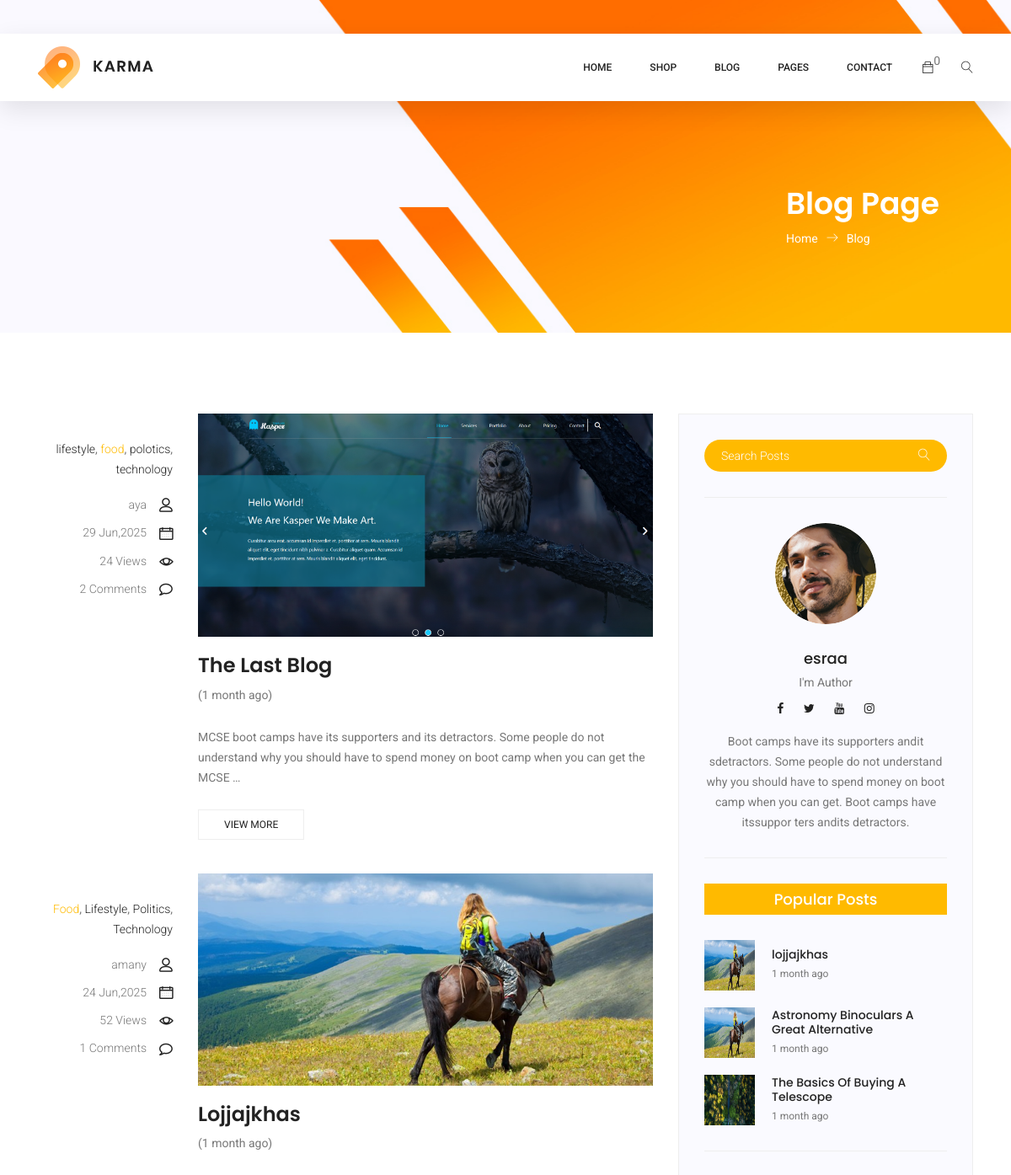
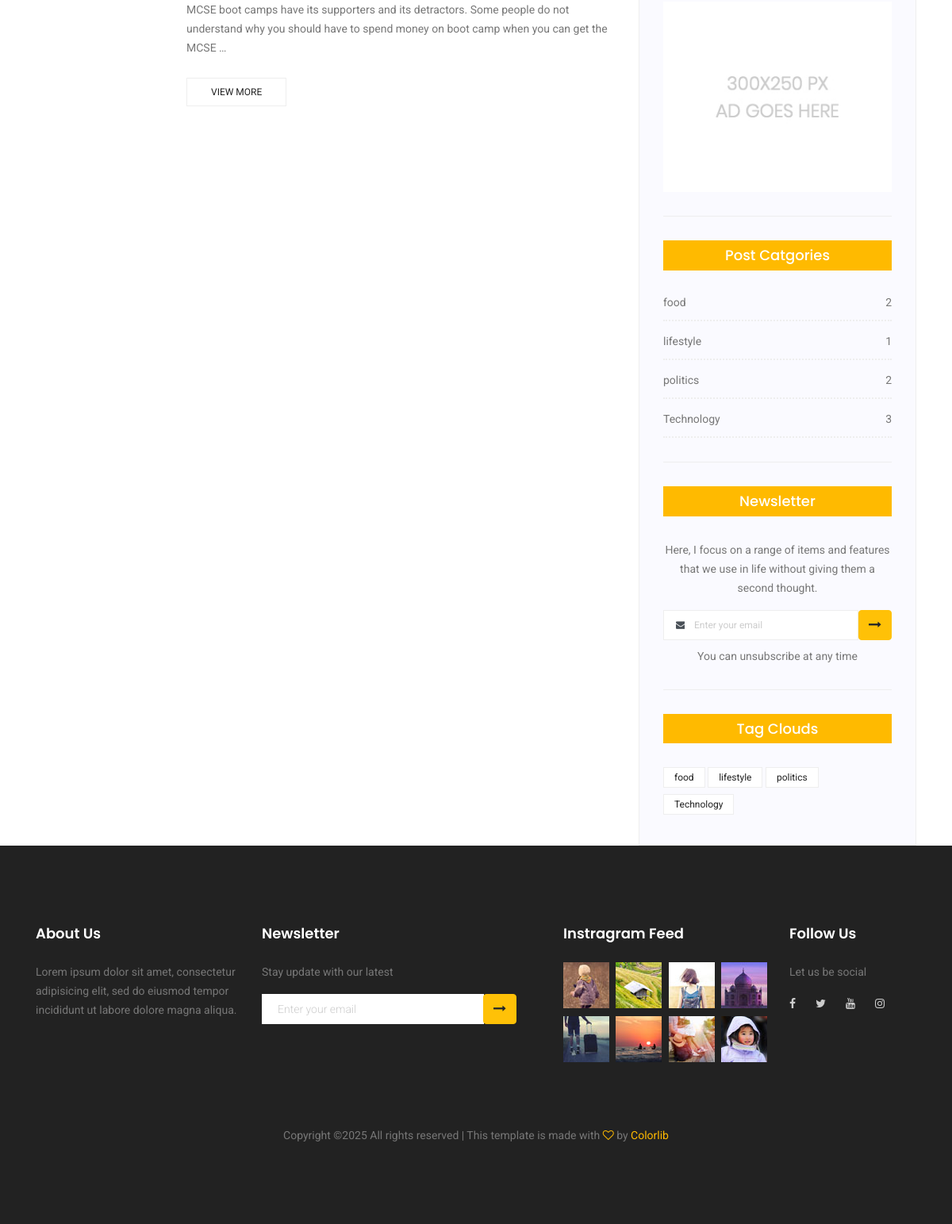
The app's page /blog/category-detail/food/ with its own data (2 pictures, top to bottom).
### blog/models.py (models this page shows, shortened)
class Blog(models.Model):
    title=models.CharField(max_length=100)
    content=models.TextField()
    created_at=models.DateTimeField(auto_now_add=True)
    author = models.ForeignKey(
        settings.AUTH_USER_MODEL, on_delete=models.CASCADE)
    views = models.PositiveIntegerField(default=0)
    category = models.ForeignKey(
        Category, on_delete=models.CASCADE, related_name='posts', null=True,
        blank=True)
    tags = TaggableManager()
    image=models.ImageField(upload_to='blog/', blank=True, null=True)
    def get_absolute_url(self):
        return reverse("single-blog", kwargs={"pk": self.pk})

class Category(models.Model):
    name = models.CharField(max_length=100, unique=True)
    image= models.ImageField(upload_to='category/', blank=True, null=True)
    description = models.TextField(blank=True, null=True)
    slug = models.SlugField(unique=True, blank=True)

### users/models.py (models this page shows, shortened)
class User(AbstractUser):
    is_buyer = models.BooleanField(default=False)
    is_admin = models.BooleanField(default=False)

class Profile(models.Model):
    user = models.OneToOneField(settings.AUTH_USER_MODEL, on_delete=models.CASCADE, related_name='profile')
    name = models.CharField(max_length=255, blank=True,null=True)
    bio = models.TextField(blank=True, null=True)
    profile_picture = models.ImageField(upload_to='profile_pictures/', blank=True, null=True)

### blog/views.py (the view)
# urls.py: path('category-detail/<slug:slug>/', category_detail, name='category-detail'),
def category_detail(request, slug):
    search = request.GET.get('search')
    category = get_object_or_404(Category, slug=slug)
    if search:
        posts = Blog.objects.filter(
            Q(title__icontains=search) | Q(category__name__icontains=search),
            category=category
        ).order_by('-created_at')
    else:
        posts = Blog.objects.filter(category=category).order_by('-created_at')
    message = ''
    if request.method == 'POST':
        form = SubscriberForm(request.POST)
        if form.is_valid():
            form.save()
            message = 'تم الاشتراك بنجاح!'
            form = SubscriberForm()  # فرم جديد بعد الحفظ
    else:
        form = SubscriberForm()
    User = get_user_model()
    admin_user = User.objects.filter(is_superuser=True).first()
    blog_page = paginate_products(request, posts, per_page=5)
    popular_blogs = Blog.objects.order_by('-views')[:3]
    contact = ContactInfo.objects.first()
    categories_with_count = Category.objects.annotate(
        blog_count=Count('posts'))
    first_three_without_count = categories_with_count[:3]
    return render(request, 'category-detail.html', {'admin_user': admin_user,'search':search, 'category': category, 'posts': posts, 'blog_page': blog_page, 'contact': contact, 'form': form, 'message': message, 'popular_blogs': popular_blogs, 'categories': first_three_without_count, 'categories_with_count': categories_with_count})

### home/forms.py
class SubscriberForm(forms.ModelForm):
    class Meta:
        model = Subscriber
        fields = ['email']

### cart/context_processors.py (called while the page is built)
def cart_items_count(request):
    cartItems = 0
    if request.user.is_authenticated:
        order = Order.objects.filter(
            customer=request.user, complete=False).first()
        if order:
            cartItems = order.get_cart_items
    else:
        cookieData = cookieCart(request)
        cartItems = cookieData['cartItems']
        order = cookieData['order']
        items = cookieData['items']
    return {'cartItems': cartItems}

### cart/utils.py (called while the page is built, shortened)
def cookieCart(request):
    try:
        cart = json.loads(request.COOKIES.get('cart'))
        print("🧩 Raw cart from cookies:", request.COOKIES.get('cart'))
    except:
        cart = {}
        print('Cart is empty or broken')
    items = []
    order = {'get_cart_total': 0, 'get_cart_items': 0, 'shipping': False}
    cartItems = order['get_cart_items']
    return {'cartItems': cartItems, 'order': order, 'items': items}

### products/utils.py (called while the page is built)
def paginate_products(request, queryset, per_page=6):
    paginator = Paginator(queryset, per_page)
    page = request.GET.get('page', 1)
    try:
        return paginator.page(page)
    except PageNotAnInteger:
        return paginator.page(1)
    except EmptyPage:
        return paginator.page(paginator.num_pages)

### blog/templates/category-detail.html (shortened to what this page needs)
{% extends "index.html" %}
{% load widget_tweaks %}
{% load static %}
{% block content %}
    <section class="banner-area organic-breadcrumb">
        <div class="container">
            <div class="breadcrumb-banner d-flex flex-wrap align-items-center justify-content-end">
                <div class="col-first">
                    <h1>Blog Page</h1>
                    <nav class="d-flex align-items-center">
                        <a href="{% url 'home' %}">Home<span class="lnr lnr-arrow-right"></span></a>
                        <a href="{% url 'blog' %}">Blog</a>
                    </nav>
                </div>
            </div>
        </div>
    </section>
    <div><br></div>
    <div><br></div>
    <div><br></div>
    <div><br></div>
    <section class="blog_area">
        <div class="container">
            <div class="row">
                <div class="col-lg-8">
                    <div class="blog_left_sidebar">
                        {% if blog_page %}
                        {% for blog in blog_page %}
                        <article class="row blog_item">
                            <div class="col-md-3">
                                <div class="blog_info text-right">
                                    <div class="post_tag">
                                        {% for tag in blog.tags.all %}
                                            {% if tag.name|lower == blog.category.name|lower  %}
                                            <a href="#" class="active">{{ tag.name }}</a>{% if not forloop.last %}, {% endif %}
                                            {% else %}
                                            <a href="#">{{ tag.name }}</a>{% if not forloop.last %}, {% endif %}
                                            {% endif %}
                                        {% endfor %}
                                    </div>
                                    <ul class="blog_meta list">
                                        <li><a href="#">{{ blog.author.username }}<i class="lnr lnr-user"></i></a></li>
                                        <li><a href="#">{{ blog.created_at|date:"d M,Y" }}<i class="lnr lnr-calendar-full"></i></a></li>
                                        <li><a href="#">{{ blog.views }} Views<i class="lnr lnr-eye"></i></a></li>
                                        <li><a href="#">{{ blog.comments.count }} Comments<i class="lnr lnr-bubble"></i></a></li>
                                    </ul>
                                </div>
                            </div>
                            <div class="col-md-9">
                                <div class="blog_post">
                                    {% if blog.image %}
                                                <img src="{{ blog.image.url }}" alt="{{ blog.title }}">
                                    {% endif %}
                                    <div class="blog_details">
                                        <a href="{{ blog.get_absolute_url }}">
                                            <h2>{{ blog.title|title}}</h2>
                                        </a>
                                        <p>({{ blog.created_at|timesince }} ago)</p>
                                        <p>{{ blog.content|truncatewords:30 }}</p>
                                        <a href="{{ blog.get_absolute_url }}" class="white_bg_btn">View More</a>
                                    </div>
                                </div>
                            </div>
                        </article>
                        {% endfor %}
                        {% else %}
                        <div class="col-lg-12">
                            <div class="alert alert-warning" role="alert">
                                No blogs available.
                            </div>
                        </div>
                        {% endif %}
                        <nav class="blog-pagination justify-content-center d-flex">
                        </nav>
                    </div>
                </div>
                <div class="col-lg-4">
                    <div class="blog_right_sidebar">
                        <aside class="single_sidebar_widget search_widget">
                            <form action="{% url 'category-detail' category.slug %}">
                                <div class="input-group">
                                    <input type="search" class="form-control" name="search" placeholder="Search Posts" onfocus="this.placeholder = ''" onblur="this.placeholder = 'Search Posts'">
                                    <span class="input-group-btn">
                                        <button class="btn btn-default" type="submit"><i class="lnr lnr-magnifier"></i></button>
                                    </span>
                                </div>
                            </form>
                            <div class="br"></div>
                        </aside>
                        <aside class="single_sidebar_widget author_widget">
                            {% if admin_user.profile.profile_picture %}
                                <img class="author_img rounded-circle"  src="{{ admin_user.profile.profile_picture.url }}" alt="Profile Picture">
                            {% else %}
                                <img class="author_img rounded-circle"  src="{% static 'men-bg.png' %}" alt="Default Picture">
                            {% endif %}
                            <h4>{{ admin_user.get_full_name|default:admin_user.username }}</h4>
                            <p>{{ admin_user.profile.bio|default:"No bio available." }}</p>
                            <div class="social_icon">
                                <a href="{{ contact.facebook }}"><i class="fa fa-facebook"></i></a>
                                <a href="{{ contact.twitter }}"><i class="fa fa-twitter"></i></a>
                                <a href="{{ contact.youtube }}"><i class="fa fa-youtube"></i></a>
                                <a href="{{ contact.instagram }}"><i class="fa fa-instagram"></i></a>
                            </div>
                            <p>Boot camps have its supporters andit sdetractors. Some people do not understand why you
                                should have to spend money on boot camp when you can get. Boot camps have itssuppor
                                ters andits detractors.</p>
                            <div class="br"></div>
                        </aside>
                        <aside class="single_sidebar_widget popular_post_widget">
                            <h3 class="widget_title">Popular Posts</h3>
                            {% for blog in popular_blogs %}
                            <div class="media post_item">
                                <img src="{{ blog.image.url }}" style="width: 60px; height: 60px;" alt="post">
                                <div class="media-body">
                                    <a href="{{ blog.get_absolute_url }}">
                                        <h3>{{ blog.title }}</h3>
                                    </a>
                                    <p>{{ blog.created_at|timesince }} ago</p>
                                </div>
                            </div>
                            {% endfor %}
                            <div class="br"></div>
                        </aside>
                        <aside class="single_sidebar_widget ads_widget">
                            <a href="#"><img class="img-fluid" src="img/blog/add.jpg" alt=""></a>
                            <div class="br"></div>
                        </aside>
                        <aside class="single_sidebar_widget post_category_widget">
                            <h4 class="widget_title">Post Catgories</h4>
                            <ul class="list cat-list">
                                {% for category in categories_with_count %}
                                <li>
                                    <a href="{% url 'category-detail' category.slug %}" class="d-flex justify-content-between">
                                        <p>{{ category.name }}</p>
                                        <p>{{ category.blog_count }}</p>
                                    </a>
                                </li>
                                {% endfor %}
                            </ul>
                            <div class="br"></div>
                        </aside>
                        <aside class="single-sidebar-widget newsletter_widget">
                            <h4 class="widget_title">Newsletter</h4>
                            <p>
                                Here, I focus on a range of items and features that we use in life without
                                giving them a second thought.
                            </p>
                            <form method="POST" action="{% url 'blog' %}">
                                <div class="form-group d-flex flex-row">
                                    <div class="input-group">
                                        <div class="input-group-prepend">
                                            <div class="input-group-text"><i class="fa fa-envelope" aria-hidden="true"></i></div>
                                        </div>
                                        {% render_field form.email class="form-control" placeholder="Enter your email" %}
                                    </div>
                                    <button type="submit" class="btn btn-warning">
                                        <i class="fa fa-long-arrow-right"></i>
                                    </button>
                                </div>
                            </form>
                            <p>You can unsubscribe at any time</p>
                            <div class="br"></div>
                        </aside>
                        <aside class="single-sidebar-widget tag_cloud_widget">
                            <h4 class="widget_title">Tag Clouds</h4>
                            <ul class="list">
                                {% for category in categories_with_count %}
                                    <li><a href="{% url 'category-detail' category.slug %}">{{ category.name }}</a></li>
                                {% endfor %}
                            </ul>
                        </aside>
                    </div>
                </div>
            </div>
        </div>
    </section>
    {% endblock content %}

### records on screen
Blog: author.username "aya", created_at "29 Jun,2025", views "24", comments.count "2", image (picture), title "The Last Blog", created_at "1 month", content "MCSE boot camps have its supporters and its detractors. Some people do not understand why you should have to spend money on boot camp when you can get the MCSE …"
Tag: name "lifestyle"
Tag: name "food"
Tag: name "polotics"
Tag: name "technology"
Blog: author.username "amany", created_at "24 Jun,2025", views "52", comments.count "1", image (picture), title "Lojjajkhas", created_at "1 month", content "MCSE boot camps have its supporters and its detractors. Some people do not understand why you should have to spend money on boot camp when you can get the MCSE …", title "lojjajkhas"
Tag: name "Food"
Tag: name "Lifestyle"
Tag: name "Politics"
Tag: name "Technology"
User: profile.profile_picture (picture), get_full_name "esraa", profile.bio "I'm Author"
Blog: image (picture), title "Astronomy Binoculars A Great Alternative", created_at "1 month"
Blog: image (picture), title "The Basics Of Buying A Telescope", created_at "1 month"
Category: name "food", blog_count "2"
Category: name "lifestyle", blog_count "1"
Category: name "politics", blog_count "2"
Category: name "Technology", blog_count "3"

### other values on screen
{{ cartItems }} "0"
